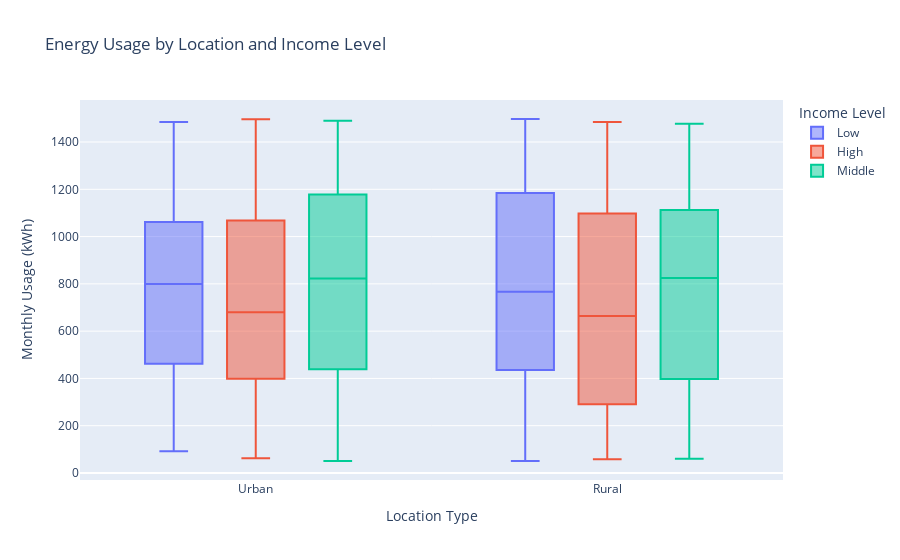

Notebook code cell kept with this figure:
### Markdown cell above
### Energy Usage by Urban/Rural Areas and Income Level

### Code cell
fig1 = px.box(df, 
              x='Urban_Rural', 
              y='Monthly_Usage_kWh',
              color='Income_Level',
              title='Energy Usage by Location and Income Level',
              labels={'Monthly_Usage_kWh': 'Monthly Usage (kWh)',
                     'Urban_Rural': 'Location Type',
                     'Income_Level': 'Income Level'})
fig1.show()

### Figure 1 — Plotly figure (JSON) as saved in the notebook; plotly's stock layout.template omitted (floating-point values rounded to 4 significant figures; data arrays with more than 128 entries replaced by an {"elided": "..."} marker saying what was removed)
{"data": [{"alignmentgroup": "True", "hovertemplate": "Income Level=Low<br>Location Type=%{x}<br>Monthly Usage (kWh)=%{y}<extra></extra>", "legendgroup": "Low", "marker": {"color": "#636efa"}, "name": "Low", "notched": false, "offsetgroup": "Low", "orientation": "v", "showlegend": true, "type": "box", "x": {"elided": "312 str values"}, "x0": " ", "xaxis": "x", "y": {"elided": "312 float values"}, "y0": " ", "yaxis": "y"}, {"alignmentgroup": "True", "hovertemplate": "Income Level=High<br>Location Type=%{x}<br>Monthly Usage (kWh)=%{y}<extra></extra>", "legendgroup": "High", "marker": {"color": "#EF553B"}, "name": "High", "notched": false, "offsetgroup": "High", "orientation": "v", "showlegend": true, "type": "box", "x": {"elided": "330 str values"}, "x0": " ", "xaxis": "x", "y": {"elided": "330 float values"}, "y0": " ", "yaxis": "y"}, {"alignmentgroup": "True", "hovertemplate": "Income Level=Middle<br>Location Type=%{x}<br>Monthly Usage (kWh)=%{y}<extra></extra>", "legendgroup": "Middle", "marker": {"color": "#00cc96"}, "name": "Middle", "notched": false, "offsetgroup": "Middle", "orientation": "v", "showlegend": true, "type": "box", "x": {"elided": "358 str values"}, "x0": " ", "xaxis": "x", "y": {"elided": "358 float values"}, "y0": " ", "yaxis": "y"}], "layout": {"boxmode": "group", "legend": {"title": {"text": "Income Level"}, "tracegroupgap": 0}, "title": {"text": "Energy Usage by Location and Income Level"}, "xaxis": {"anchor": "y", "domain": [0, 1], "title": {"text": "Location Type"}}, "yaxis": {"anchor": "x", "domain": [0, 1], "title": {"text": "Monthly Usage (kWh)"}}}}
